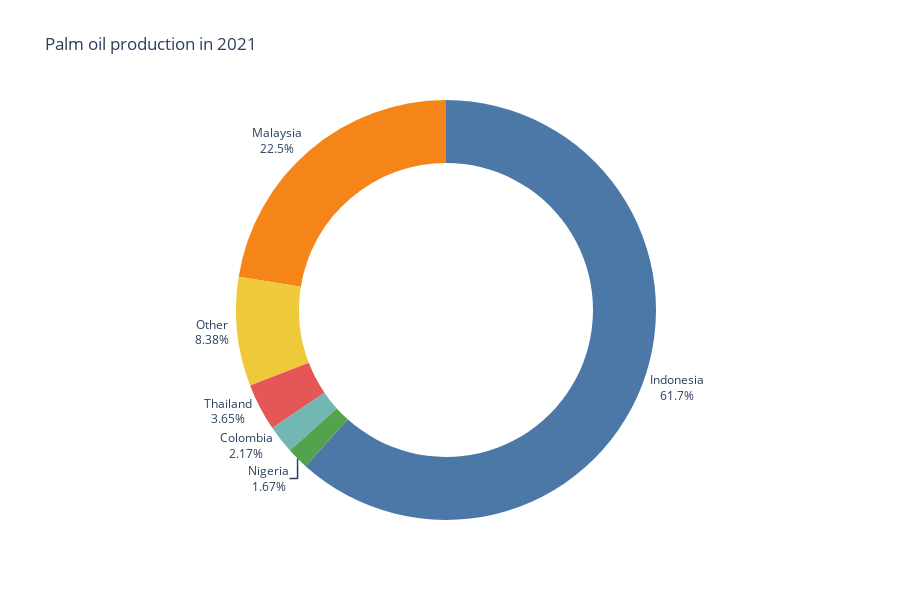

Notebook code for this chart:
### Markdown cell above
## Introduction

With the emergence of more and more palm oil-free products, it seems that palm oil is almost a thing of the past. Spurred on by horror stories of orangutans without trees and burning trees giving way to rows of oil palm trees, more and more people are opting for these products. This seems a very reasonable choice. However, it could be that the solution to this problem takes a more counter-intuitive approach: choose palm oil instead.

Using various charts, we will try to present relevant data in as clear a way as possible, so that you can learn more about these two sides of the discussion and make your own choice on which option is best.

The first perspective is that we must stop the production of palm oil, because it leads to deforestation and it emits more CO2 per kg of product than others. The second perspective is that palm oil is actually more efficient in land use and replacing it with other oils might make the deforestation worse. Thus the ploblem lies with the global demand for vegetable oils, not palm oil in particular.

In this analysis, we will concentrate exclusively on Malaysia and Indonesia, as these two countries are the predominant producers of palm oil globally. Together, they account for nearly 85% of the world's palm oil supply, making them the most significant players in the industry.

### Code cell
import pandas as pd
import plotly.graph_objects as go
import plotly.express as px

# Load the dataset
df = pd.read_csv('../Datasets/palm-oil-production.csv')

# Filter data for the year 2021
df_2021 = df.loc[df['Year'] == 2021]

# Sort by production to get the top 5 entries
df_2021_top5 = df_2021.sort_values(by='Production', ascending=False).head(5)

# Calculate the total production of the remaining entries
others_production = df_2021.sort_values(by='Production', ascending=False).iloc[5:]['Production'].sum()

# Create a new DataFrame for the 'Other' category
df_others = pd.DataFrame({'Entity': ['Other'], 'Production': [others_production]})

# Concatenate the top 5 entries with the 'Other' category
df_2021_final = pd.concat([df_2021_top5, df_others], ignore_index=True)

# Define labels and values for the donut chart
labels = df_2021_final['Entity']
values = df_2021_final['Production']

# Define colors for the producers using provided palette
colors = px.colors.qualitative.T10

# Create the donut chart using Plotly
fig = go.Figure(data=[go.Pie(
    labels=labels, 
    values=values, 
    hole=.7,  # Set the hole size for the donut chart
    textinfo='label+percent',
    textposition='outside',
    insidetextorientation='radial',
    marker=dict(colors=colors)
)])

fig.update_layout(
    title_text='Palm oil production in 2021',
    showlegend=False,
    height=600 
)

# Show the plot
fig.show()

### Figure 1 — Plotly figure (JSON) as saved in the notebook; plotly's stock layout.template omitted (floating-point values rounded to 4 significant figures)
{"data": [{"hole": 0.7, "insidetextorientation": "radial", "labels": ["Indonesia", "Malaysia", "Thailand", "Colombia", "Nigeria", "Other"], "marker": {"colors": ["#4C78A8", "#F58518", "#E45756", "#72B7B2", "#54A24B", "#EECA3B", "#B279A2", "#FF9DA6", "#9D755D", "#BAB0AC"]}, "textinfo": "label+percent", "textposition": "outside", "type": "pie", "values": [49710344, 18116354, 2940000, 1747773, 1350000, 6760000.0]}], "layout": {"height": 600, "showlegend": false, "title": {"text": "Palm oil production in 2021"}}}
